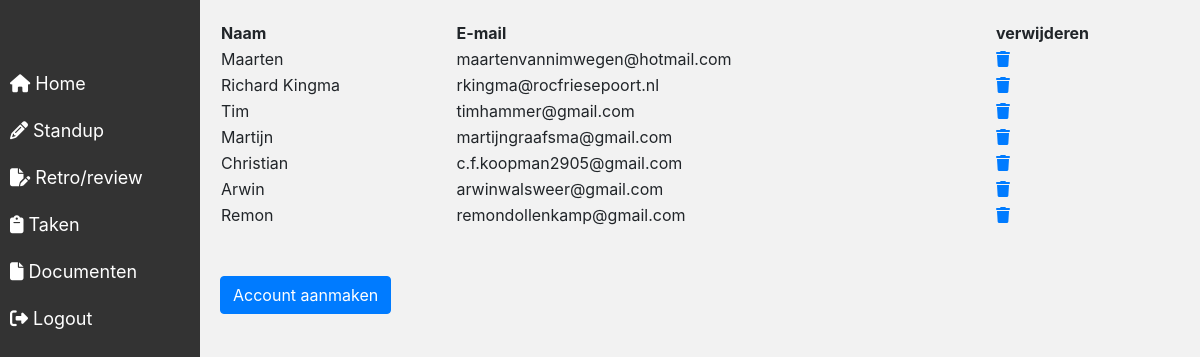
Screenshot of /Account-dashboard.php with the database file from the repository.
### tables this page shows
CREATE TABLE `users` (
  `id` int(11) NOT NULL,
  `naam` varchar(50) NOT NULL,
  `email` varchar(75) NOT NULL,
  `password` varchar(250) DEFAULT NULL,
  `isActivated` int(1) NOT NULL DEFAULT 0,
  `role` int(1) NOT NULL,
  `activationCode` varchar(50) NOT NULL,
  `activatedOn` datetime DEFAULT NULL
);

### Account-dashboard.php (the view, shortened to what this page needs)
<!DOCTYPE html>
<html lang="nl">
<head>
</head>
<body>
    <div class="content">
        <?php
            include('sidebar.php');
            include "config/dbconn.php";
            $sql = "SELECT `id`, `naam`, `email`, `role` FROM users";
            $result = $conn->query($sql);
            if ($result->num_rows > 0) {
                echo "<table><tr><th>Naam</th><th>E-mail</th><th>verwijderen</th></tr>";}
                foreach ($result as $row)
                {
                    $id = $row['id'];
                    echo '<tr>
                        	<td>' . $row["naam"] . '<input type="hidden" name="id[]" value="' . $row['id'] . '"></td>
                            <td>' . $row["email"] . '</td>
                            <td><a href="?userId='.$id.'"> <i class="fa-solid fa-trash"></i></a>
                        </tr>
                    ';
                }
                echo "</table><br><br>";
            ?>
            <div class="p-10 toevoegknop bt">
                <a href="Account-toevoegen.php" class="btn btn-primary" role="button">Account aanmaken</a>
            </div>
    </div>
</body>
</html>

### Styles/Style.css (style rules this page uses)
.content { margin-left: 200px; padding: 20px; height: 100vh; display: flex; flex-direction: column; background-color: #f2f2f2; }

### rows the page displays
users: naam "Maarten", email "maartenvannimwegen@hotmail.com"
users: naam "Richard Kingma", email "rkingma@rocfriesepoort.nl"
users: naam "Tim", email "timhammer@gmail.com"
users: naam "Martijn", email "martijngraafsma@gmail.com"
users: naam "Christian", email "c.f.koopman2905@gmail.com"
users: naam "Arwin", email "arwinwalsweer@gmail.com"
users: naam "Remon", email "remondollenkamp@gmail.com"
